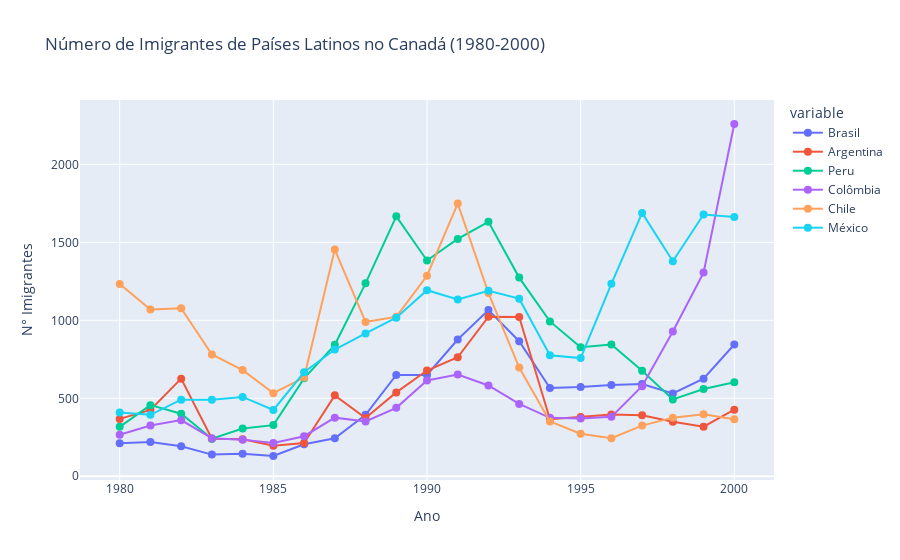

Notebook code cell kept with this figure:
### Code cell
paises = ['Brasil', 'Argentina', 'Peru', 'Colômbia', 'Chile', 'México']

df_paises = pd.DataFrame()
for pais in paises:
    dados_pais = df.loc[pais, anos]
    df_paises[pais] = dados_pais.values
df_paises.index = anos
df_paises.index.name = 'Ano'

# Filtrar apenas de 1980 a 2000
df_paises_filtrado = df_paises.loc['1980':'2000']


fig = px.line(df_paises_filtrado, x=df_paises_filtrado.index, y=df_paises_filtrado.columns,
              title='Número de Imigrantes de Países Latinos no Canadá (1980-2000)',
              markers=True)
fig.update_traces(marker=dict(size=8))
fig.update_xaxes(tickmode='linear', tick0=1980, dtick=5, title='Ano')
fig.update_yaxes(title='N° Imigrantes')
fig.show()

### Figure 1 — Plotly figure (JSON) as saved in the notebook; plotly's stock layout.template omitted (floating-point values rounded to 4 significant figures)
{"data": [{"hovertemplate": "variable=Brasil<br>Ano=%{x}<br>value=%{y}<extra></extra>", "legendgroup": "Brasil", "line": {"color": "#636efa", "dash": "solid"}, "marker": {"size": 8, "symbol": "circle"}, "mode": "lines+markers", "name": "Brasil", "orientation": "v", "showlegend": true, "type": "scatter", "x": ["1980", "1981", "1982", "1983", "1984", "1985", "1986", "1987", "1988", "1989", "1990", "1991", "1992", "1993", "1994", "1995", "1996", "1997", "1998", "1999", "2000"], "xaxis": "x", "y": [211, 220, 192, 139, 145, 130, 205, 244, 394, 650, 650, 877, 1066, 866, 566, 572, 586, 591, 531, 626, 845], "yaxis": "y"}, {"hovertemplate": "variable=Argentina<br>Ano=%{x}<br>value=%{y}<extra></extra>", "legendgroup": "Argentina", "line": {"color": "#EF553B", "dash": "solid"}, "marker": {"size": 8, "symbol": "circle"}, "mode": "lines+markers", "name": "Argentina", "orientation": "v", "showlegend": true, "type": "scatter", "x": ["1980", "1981", "1982", "1983", "1984", "1985", "1986", "1987", "1988", "1989", "1990", "1991", "1992", "1993", "1994", "1995", "1996", "1997", "1998", "1999", "2000"], "xaxis": "x", "y": [368, 426, 626, 241, 237, 196, 213, 519, 374, 538, 678, 763, 1023, 1022, 366, 380, 396, 391, 349, 318, 427], "yaxis": "y"}, {"hovertemplate": "variable=Peru<br>Ano=%{x}<br>value=%{y}<extra></extra>", "legendgroup": "Peru", "line": {"color": "#00cc96", "dash": "solid"}, "marker": {"size": 8, "symbol": "circle"}, "mode": "lines+markers", "name": "Peru", "orientation": "v", "showlegend": true, "type": "scatter", "x": ["1980", "1981", "1982", "1983", "1984", "1985", "1986", "1987", "1988", "1989", "1990", "1991", "1992", "1993", "1994", "1995", "1996", "1997", "1998", "1999", "2000"], "xaxis": "x", "y": [317, 456, 401, 241, 306, 328, 628, 843, 1237, 1667, 1384, 1522, 1632, 1274, 993, 827, 845, 676, 493, 560, 603], "yaxis": "y"}, {"hovertemplate": "variable=Colômbia<br>Ano=%{x}<br>value=%{y}<extra></extra>", "legendgroup": "Colômbia", "line": {"color": "#ab63fa", "dash": "solid"}, "marker": {"size": 8, "symbol": "circle"}, "mode": "lines+markers", "name": "Colômbia", "orientation": "v", "showlegend": true, "type": "scatter", "x": ["1980", "1981", "1982", "1983", "1984", "1985", "1986", "1987", "1988", "1989", "1990", "1991", "1992", "1993", "1994", "1995", "1996", "1997", "1998", "1999", "2000"], "xaxis": "x", "y": [266, 326, 360, 244, 235, 214, 257, 376, 352, 439, 614, 652, 582, 464, 375, 371, 381, 578, 929, 1306, 2259], "yaxis": "y"}, {"hovertemplate": "variable=Chile<br>Ano=%{x}<br>value=%{y}<extra></extra>", "legendgroup": "Chile", "line": {"color": "#FFA15A", "dash": "solid"}, "marker": {"size": 8, "symbol": "circle"}, "mode": "lines+markers", "name": "Chile", "orientation": "v", "showlegend": true, "type": "scatter", "x": ["1980", "1981", "1982", "1983", "1984", "1985", "1986", "1987", "1988", "1989", "1990", "1991", "1992", "1993", "1994", "1995", "1996", "1997", "1998", "1999", "2000"], "xaxis": "x", "y": [1233, 1069, 1078, 781, 681, 533, 633, 1454, 990, 1023, 1286, 1749, 1175, 697, 352, 273, 244, 325, 376, 397, 366], "yaxis": "y"}, {"hovertemplate": "variable=México<br>Ano=%{x}<br>value=%{y}<extra></extra>", "legendgroup": "México", "line": {"color": "#19d3f3", "dash": "solid"}, "marker": {"size": 8, "symbol": "circle"}, "mode": "lines+markers", "name": "México", "orientation": "v", "showlegend": true, "type": "scatter", "x": ["1980", "1981", "1982", "1983", "1984", "1985", "1986", "1987", "1988", "1989", "1990", "1991", "1992", "1993", "1994", "1995", "1996", "1997", "1998", "1999", "2000"], "xaxis": "x", "y": [409, 394, 491, 490, 509, 425, 667, 813, 916, 1017, 1193, 1134, 1189, 1139, 776, 758, 1234, 1689, 1379, 1679, 1662], "yaxis": "y"}], "layout": {"legend": {"title": {"text": "variable"}, "tracegroupgap": 0}, "title": {"text": "Número de Imigrantes de Países Latinos no Canadá (1980-2000)"}, "xaxis": {"anchor": "y", "domain": [0, 1], "dtick": 5, "tick0": 1980, "tickmode": "linear", "title": {"text": "Ano"}}, "yaxis": {"anchor": "x", "domain": [0, 1], "title": {"text": "N° Imigrantes"}}}}
